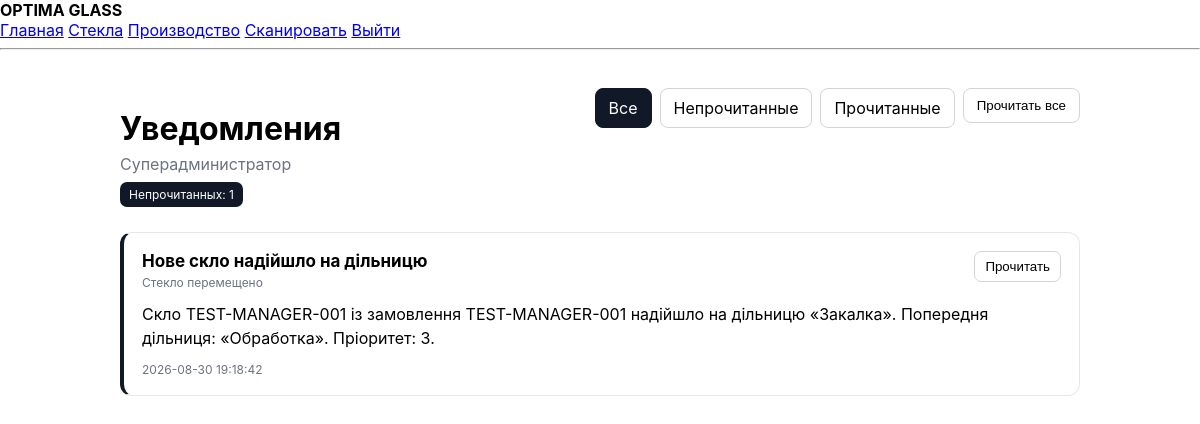
/notifications.php (signed in), run on an earlier commit of the app's database.
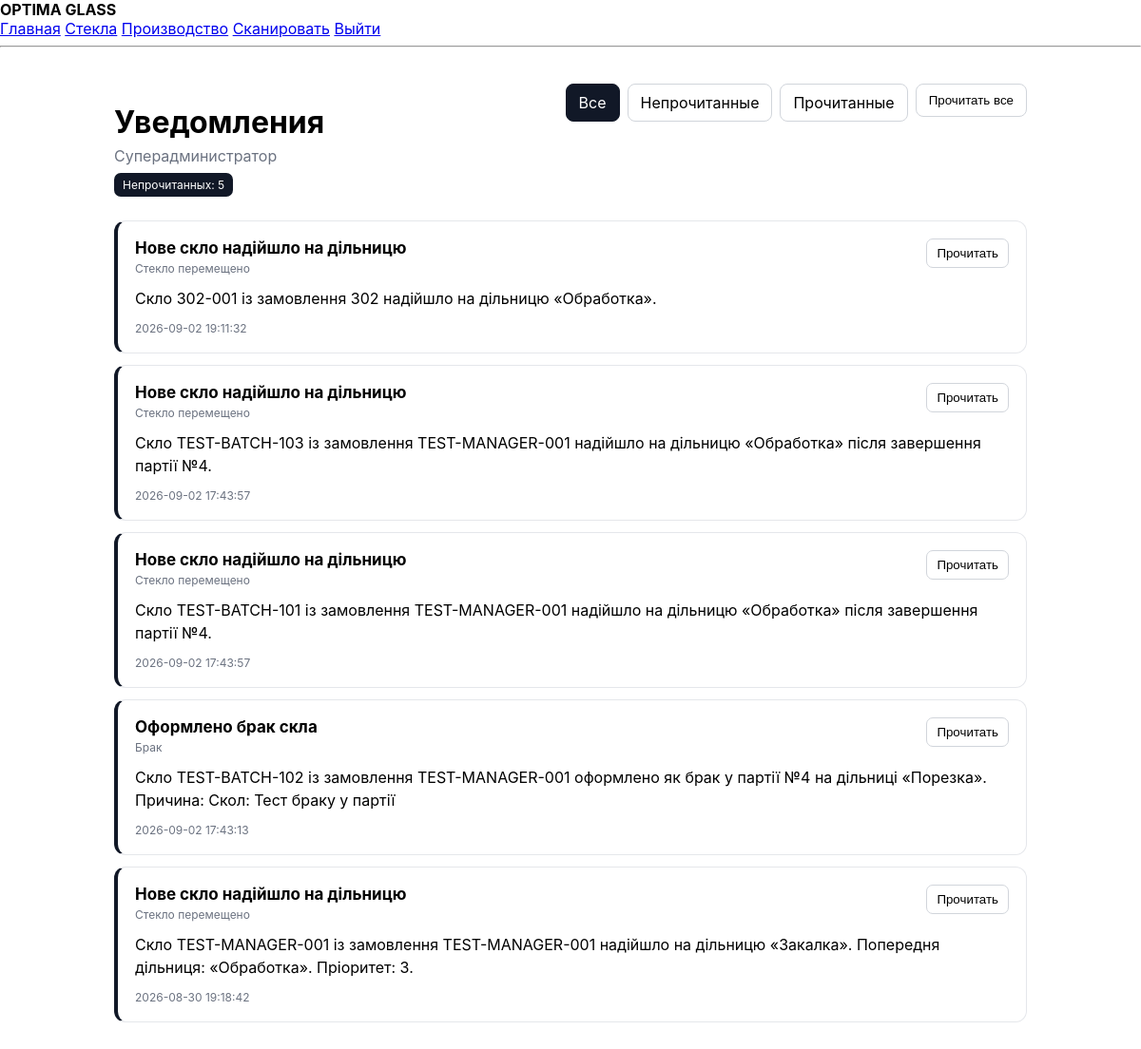
And on a later commit of the database.
### tables this page shows
CREATE TABLE users (
        id INTEGER PRIMARY KEY AUTOINCREMENT,
        name TEXT NOT NULL,
        email TEXT NOT NULL UNIQUE,
        password TEXT NOT NULL,
        role TEXT NOT NULL DEFAULT 'employee',
        active INTEGER NOT NULL DEFAULT 1,
        created_at TEXT NOT NULL DEFAULT CURRENT_TIMESTAMP
    , stage_id INTEGER REFERENCES production_stages(id));

CREATE TABLE notifications (
    id INTEGER PRIMARY KEY AUTOINCREMENT,

    user_id INTEGER NOT NULL,

    type TEXT NOT NULL,
    title TEXT NOT NULL,
    message TEXT NOT NULL,

    entity_type TEXT,
    entity_id INTEGER,

    channel TEXT NOT NULL DEFAULT 'in_app',
    status TEXT NOT NULL DEFAULT 'unread',

    read_at TEXT,
    sent_at TEXT,

    created_at TEXT NOT NULL DEFAULT CURRENT_TIMESTAMP,

    FOREIGN KEY (user_id) REFERENCES users(id) ON DELETE CASCADE
);

### src/auth.php (called while the page is built, shortened)
<?php
require_once __DIR__ . '/db.php';
function current_user(): ?array
{
    global $db;
    $stmt = $db->prepare("
        SELECT
            u.id,
            u.name,
            u.email,
            u.role,
            u.active,
            u.stage_id,
            ps.name AS stage_name
        FROM users u
        LEFT JOIN production_stages ps
            ON ps.id = u.stage_id
        WHERE u.id = :id
          AND u.active = 1
        LIMIT 1
    ");
    $stmt->execute([
        ':id' => (int) $_SESSION['user_id'],
    ]);
    $user = $stmt->fetch(PDO::FETCH_ASSOC);
    return $user;
}
function require_user(): array
{
    $user = current_user();
    return $user;
}

### public/notifications.php (the view, shortened to what this page needs)
<?php
require __DIR__ . '/../src/auth.php';
$user = require_user();
function e(?string $value): string
{
    return htmlspecialchars(
        $value ?? '',
        ENT_QUOTES,
        'UTF-8'
    );
}
function notificationTypeLabel(string $type): string
{
    return match ($type) {
        'glass_moved' => 'Стекло перемещено',
        'glass_rejected' => 'Брак',
        'critical_order' => 'Критический заказ',
        'batch_assigned' => 'Назначена партия',
        'batch_completed' => 'Партия завершена',
        'production_delay' => 'Задержка производства',
        'order_completed' => 'Заказ завершён',
        default => 'Уведомление',
    };
}
$filter = $_GET['filter'] ?? 'all';
$unreadStmt = $db->prepare("
    SELECT COUNT(*)
    FROM notifications
    WHERE user_id = :user_id
      AND status = 'unread'
");
$unreadStmt->execute([
    ':user_id' => (int) $user['id'],
]);
$unreadCount = (int) $unreadStmt->fetchColumn();
$sql = "
    SELECT
        id,
        type,
        title,
        message,
        entity_type,
        entity_id,
        channel,
        status,
        read_at,
        sent_at,
        created_at
    FROM notifications
    WHERE user_id = :user_id
";
$params = [
    ':user_id' => (int) $user['id'],
];
$sql .= "
    ORDER BY
        CASE
            WHEN status = 'unread' THEN 0
            ELSE 1
        END,
        created_at DESC,
        id DESC
";
$stmt = $db->prepare($sql);
$stmt->execute($params);
$notifications = $stmt->fetchAll(
    PDO::FETCH_ASSOC
);
?>
<!DOCTYPE html>
<html lang="ru">
<head>
    <link
        rel="stylesheet"
        href="/assets/css/app.css"
    >
</head>
<body>
<?php require __DIR__ . '/../src/partials/header.php'; ?>
<main class="notifications-page">
    <header class="notifications-header">
        <div>
            <h1>
                Уведомления
            </h1>
            <div class="notifications-subtitle">
                <?= e($user['name']) ?>
            </div>
            <?php if ($unreadCount > 0): ?>
                <span class="notifications-count">
                    Непрочитанных:
                    <?= $unreadCount ?>
                </span>
            <?php endif; ?>
        </div>
        <?php if ($notifications): ?>
            <div class="notification-actions">
                <a
                    href="/notifications.php?filter=all"
                    class="<?= $filter === 'all'
                        ? 'active'
                        : '' ?>"
                >
                    Все
                </a>
                <a
                    href="/notifications.php?filter=unread"
                    class="<?= $filter === 'unread'
                        ? 'active'
                        : '' ?>"
                >
                    Непрочитанные
                </a>
                <a
                    href="/notifications.php?filter=read"
                    class="<?= $filter === 'read'
                        ? 'active'
                        : '' ?>"
                >
                    Прочитанные
                </a>
                <?php if ($unreadCount > 0): ?>
                    <form method="post">
                        <button type="submit">
                            Прочитать все
                        </button>
                    </form>
                <?php endif; ?>
            </div>
        <?php endif; ?>
    </header>
    <?php if (!$notifications): ?>
        <div class="empty">
            <?php if ($filter === 'unread'): ?>
                Непрочитанных уведомлений нет.
            <?php elseif ($filter === 'read'): ?>
                Прочитанных уведомлений нет.
            <?php else: ?>
                Уведомлений пока нет.
            <?php endif; ?>
        </div>
    <?php else: ?>
        <div class="notification-list">
            <?php foreach (
                $notifications
                as $notification
            ): ?>
                <article
                    class="notification <?= $notification['status'] === 'unread'
                        ? 'unread'
                        : '' ?>"
                >
                    <div class="notification-top">
                        <div>
                            <div class="notification-title">
                                <?= e(
                                    $notification[
                                        'title'
                                    ]
                                ) ?>
                            </div>
                            <div class="notification-type">
                                <?= e(
                                    notificationTypeLabel(
                                        $notification[
                                            'type'
                                        ]
                                    )
                                ) ?>
                            </div>
                        </div>
                        <?php if (
                            $notification['status']
                            === 'unread'
                        ): ?>
                            <form
                                method="post"
                                class="notification-read"
                            >
                                <button type="submit">
                                    Прочитать
                                </button>
                            </form>
                        <?php endif; ?>
                    </div>
                    <div class="notification-message">
                        <?= nl2br(
                            e(
                                $notification[
                                    'message'
                                ]
                            )
                        ) ?>
                    </div>
                    <div class="notification-date">
                        <?= e(
                            $notification[
                                'created_at'
                            ]
                        ) ?>
                    </div>
                </article>
            <?php endforeach; ?>
        </div>
    <?php endif; ?>
</main>
</body>
</html>

### src/partials/header.php (shortened to what this page needs)
<header>
    <div>
        <strong>OPTIMA GLASS</strong>
    </div>
    <nav>
        <a href="/">Главная</a>
        <a href="/glasses.php">Стекла</a>
        <a href="/production.php">Производство</a>
        <a href="/scan.php">Сканировать</a>
        <a href="/logout.php">Выйти</a>
    </nav>
</header>
<hr>

### public/assets/css/app.css (style rules this page uses)
* { box-sizing: border-box; }
html, body { margin: 0; padding: 0; min-height: 100%; }
body { font-family: Inter, -apple-system, BlinkMacSystemFont, "Segoe UI", Roboto, Arial, sans-serif; ``` color: #172033; ``` }

### public/notifications.php (style rules this page uses)
.notifications-page { max-width: 1000px; margin: 0 auto; padding: 30px 20px 60px; }
.notifications-header { display: flex; justify-content: space-between; align-items: flex-start; gap: 20px; margin-bottom: 25px; }
.notifications-header h1 { margin-bottom: 6px; }
.notifications-subtitle { color: #6b7280; }
.notifications-count { display: inline-block; margin-top: 8px; padding: 5px 9px; border-radius: 7px; background: #111827; color: #fff; font-size: 12px; }
.notification-actions { display: flex; gap: 8px; flex-wrap: wrap; }
.notification-actions a, .notification-actions button { padding: 9px 13px; border: 1px solid #d1d5db; border-radius: 8px; background: #fff; color: inherit; text-decoration: none; cursor: pointer; }
.notification-actions .active { background: #111827; color: #fff; border-color: #111827; }
.notification-list { display: grid; gap: 12px; }
.notification { padding: 18px; border: 1px solid #e5e7eb; border-radius: 12px; background: #fff; }
.notification.unread { border-left: 4px solid #111827; }
.notification-top { display: flex; justify-content: space-between; align-items: flex-start; gap: 15px; }
.notification-title { font-weight: 700; font-size: 17px; }
.notification-type { margin-top: 4px; color: #6b7280; font-size: 12px; }
.notification-message { margin-top: 12px; line-height: 1.5; }
.notification-date { margin-top: 12px; color: #6b7280; font-size: 12px; }
.notification-read { flex: 0 0 auto; }
.notification-read button { padding: 7px 10px; border: 1px solid #d1d5db; border-radius: 7px; background: #fff; cursor: pointer; }

What changed in the data, as far as the page shows it:
added notifications: title "Нове скло надійшло на дільницю", type "Стекло перемещено", message "Скло 302-001 із замовлення 302 надійшло на дільницю «Обработка».", created_at "2026-09-02 19:11:32"
added notifications: title "Нове скло надійшло на дільницю", type "Стекло перемещено", message "Скло TEST-BATCH-103 із замовлення TEST-MANAGER-001 надійшло на дільницю «Обработка» після завершення партії №4.", created_at "2026-09-02 17:43:57"
added notifications: title "Нове скло надійшло на дільницю", type "Стекло перемещено", message "Скло TEST-BATCH-101 із замовлення TEST-MANAGER-001 надійшло на дільницю «Обработка» після завершення партії №4.", created_at "2026-09-02 17:43:57"
added notifications: title "Оформлено брак скла", type "Брак", message "Скло TEST-BATCH-102 із замовлення TEST-MANAGER-001 оформлено як брак у партії №4 на дільниці «Порезка». Причина: Скол: Тест браку у партії", created_at "2026-09-02 17:43:13"
Also different on the page:
$unreadCount: "1" → "5"
